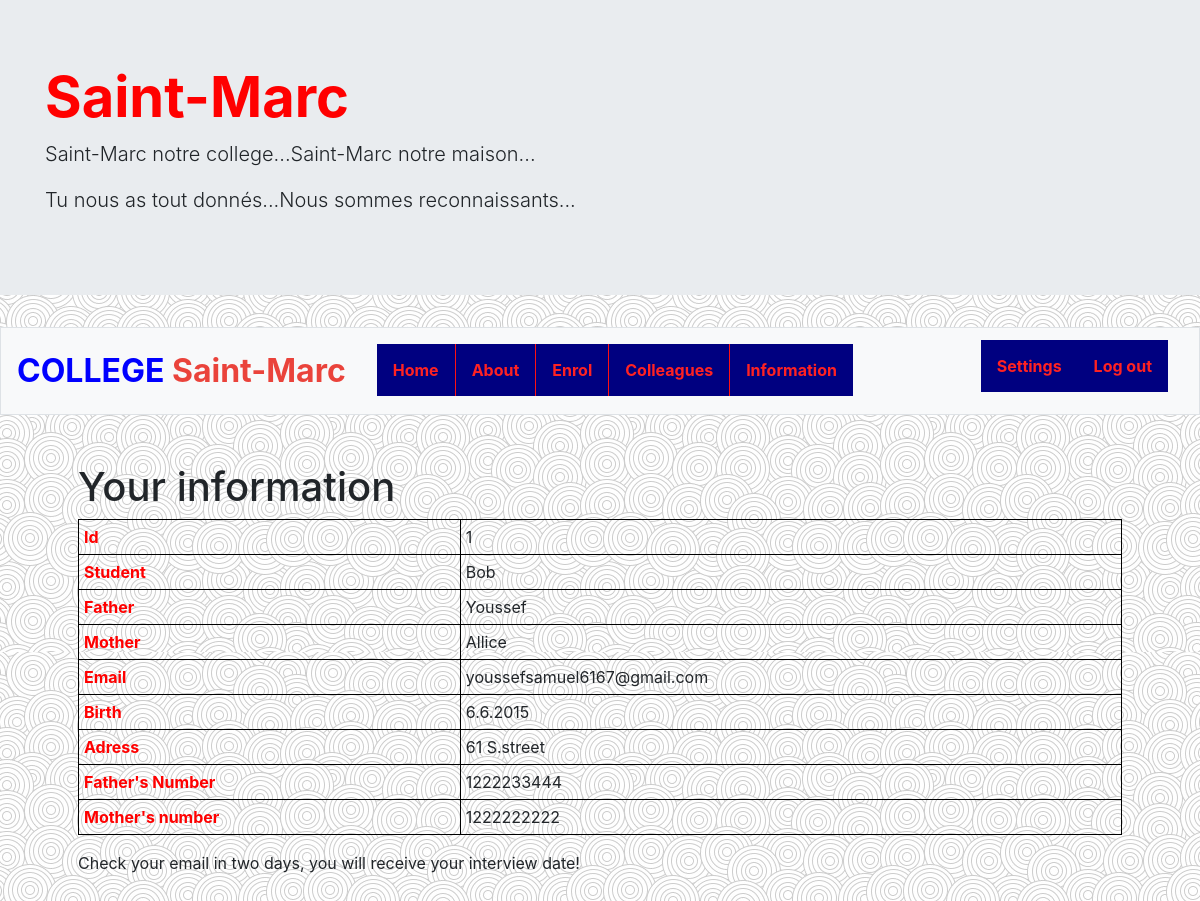
Screenshot of /info (signed in) with the database file from the repository.
### tables this page shows
CREATE TABLE 'students' (
'student_id' INTEGER,
'student' TEXT,
'father' TEXT,
'mother' TEXT,
'email' TEXT,
'birth' TEXT,
'adress' TEXT,
'fnum' NUMERIC,
'mnum' NUMERIC,
FOREIGN KEY (student_id) REFERENCES users(id)
);

### application.py (the view)
@app.route("/info")
def info():
    studentid = session["user_id"]
    rows = db.execute("SELECT * FROM students WHERE student_id = ?", studentid)
    if not rows:
        return apology("You have not enrolled your kid yet!")
    else:
        return render_template("info.html", rows=rows)

### application.py (called while the page is built)
@app.after_request
def after_request(response):
    response.headers["Cache-Control"] = "no-cache, no-store, must-revalidate"
    response.headers["Expires"] = 0
    response.headers["Pragma"] = "no-cache"
    return response

### templates/info.html (shortened to what this page needs)
{% extends "layout.html" %}
{% block main %}
<h1>Your information</h1>
<table>
{%for row in rows %}
    <tr>
        <th>Id</th>
        <td>{{row['student_id']}}</td>
    </tr>
        <tr>
        <th>Student</th>
        <td>{{row['student']}}</td>
    </tr>
        <tr>
        <th>Father</th>
        <td>{{row['father']}}</td>
    </tr>
        <tr>
        <th>Mother</th>
        <td>{{row['mother']}}</td>
    </tr>
        <tr>
        <th>Email</th>
        <td>{{row['email']}}</td>
    </tr>
        <tr>
        <th>Birth</th>
        <td>{{row['birth']}}</td>
    </tr>
        <tr>
        <th>Adress</th>
        <td>{{row['adress']}}</td>
    </tr>
        <tr>
        <th>Father's Number</th>
        <td>{{row['fnum']}}</td>
    </tr>
        <tr>
        <th>Mother's number</th>
        <td>{{row['mnum']}}</td>
    </tr>
</table>
{%endfor%}
<p>Check your email in two days, you will receive your interview date!</p>
{% endblock %}

### static/styles.css (style rules this page uses)
table, th, td { border: 1px solid black; border-collapse: collapse; }
th, td { padding: 5px; text-align: left; }
th { font-weight:bold; color: red; }
table { width: 100%; }
::placeholder { color: red; opacity: 1; font-weight:500; }

### rows the page displays
students: student_id "1", student "Bob", father "Youssef", mother "Allice", email "youssefsamuel6167@gmail.com", birth "6.6.2015", adress "61 S.street", fnum "1222233444", mnum "1222222222"
